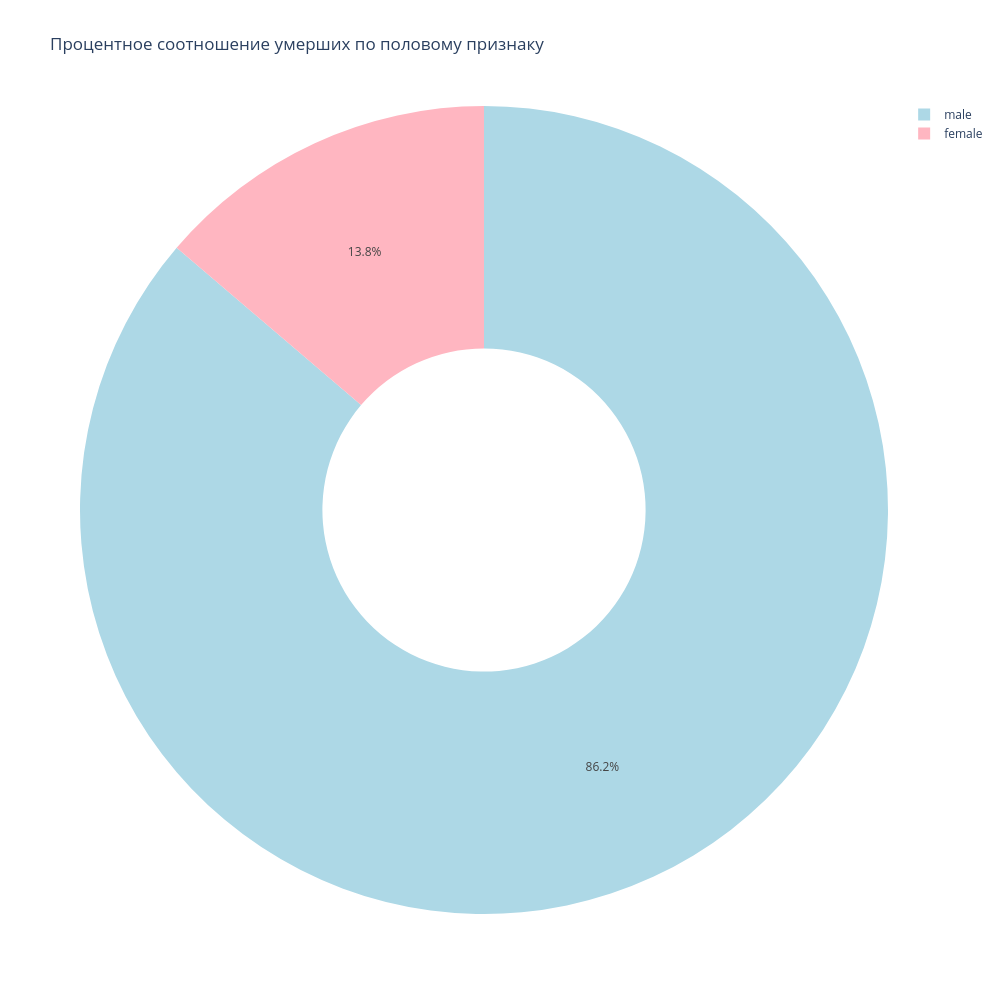

Notebook code for this chart:
### Markdown cell above
# Распределения по ПОЛУ умерших

Поймем еще как пол и кол-во умерших связаны между собой:

### Code cell
dead = X_train[y_train == 0].copy()
death_counts = dead['Sex'].value_counts()
death_counts_data_frame = death_counts.reset_index()
death_counts_data_frame.columns = ['Sex', 'Died_Cnt']
death_counts_data_frame = death_counts_data_frame.sort_values('Sex')

fig = px.pie(death_counts_data_frame,
             values = 'Died_Cnt',                                     # Значения, которые будут отображены как размер секторов (население)
             hole = 0.4,                                              # Добавляем «дырку» в центре диаграммы
             names = 'Sex',
             title = 'Процентное соотношение умерших по половому признаку',
             color = 'Sex',
             color_discrete_map={
                 "male" : 'lightblue',
                 "female" : 'lightpink'
             },
             labels={                                               # Подписи для осей и дополнительных данных
                 'Died_Cnt': 'Кол-во Погибших',
             },
             width = 1000,
             height = 1000
)

fig.show()

### Figure 1 — Plotly figure (JSON) as saved in the notebook; plotly's stock layout.template omitted (floating-point values rounded to 4 significant figures)
{"data": [{"customdata": [["female"], ["male"]], "domain": {"x": [0.0, 1.0], "y": [0.0, 1.0]}, "hole": 0.4, "hovertemplate": "Sex=%{customdata[0]}<br>Кол-во Погибших=%{value}<extra></extra>", "labels": ["female", "male"], "legendgroup": "", "marker": {"colors": ["lightpink", "lightblue"]}, "name": "", "showlegend": true, "values": [41, 257], "type": "pie"}], "layout": {"legend": {"tracegroupgap": 0}, "title": {"text": "Процентное соотношение умерших по половому признаку"}, "height": 1000, "width": 1000}}
